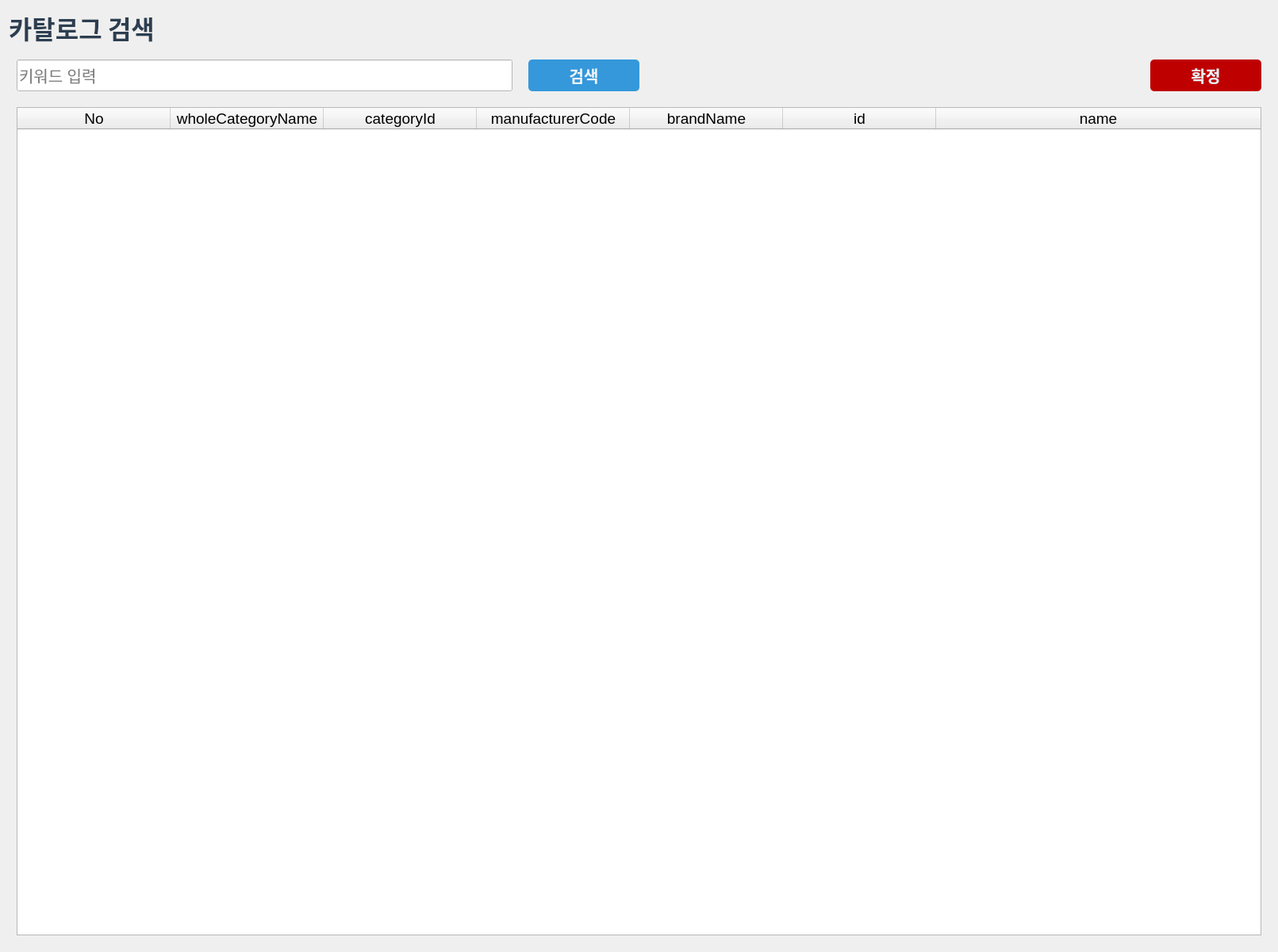
<?xml version="1.0" encoding="UTF-8"?>
<ui version="4.0">
 <class>Dialog</class>
 <widget class="QDialog" name="Dialog">
  <property name="geometry">
   <rect>
    <x>0</x>
    <y>0</y>
    <width>1611</width>
    <height>1200</height>
   </rect>
  </property>
  <property name="windowTitle">
   <string>Dialog</string>
  </property>
  <layout class="QVBoxLayout" name="verticalLayout_2">
   <item>
    <widget class="QLabel" name="label_Title">
     <property name="font">
      <font>
       <family>맑은 고딕</family>
       <pointsize>24</pointsize>
       <weight>75</weight>
       <bold>true</bold>
      </font>
     </property>
     <property name="styleSheet">
      <string notr="true">background-color: rgba(255, 255, 255, 0);
color: rgb(44, 62, 80);</string>
     </property>
     <property name="text">
      <string>카탈로그 검색</string>
     </property>
    </widget>
   </item>
   <item>
    <layout class="QVBoxLayout" name="verticalLayout">
     <property name="spacing">
      <number>20</number>
     </property>
     <property name="leftMargin">
      <number>10</number>
     </property>
     <property name="topMargin">
      <number>10</number>
     </property>
     <property name="rightMargin">
      <number>10</number>
     </property>
     <property name="bottomMargin">
      <number>10</number>
     </property>
     <item>
      <layout class="QHBoxLayout" name="horizontalLayout">
       <property name="spacing">
        <number>20</number>
       </property>
       <item>
        <widget class="QLineEdit" name="lineEdit_keyword">
         <property name="minimumSize">
          <size>
           <width>0</width>
           <height>40</height>
          </size>
         </property>
         <property name="font">
          <font>
           <pointsize>15</pointsize>
          </font>
         </property>
         <property name="styleSheet">
          <string notr="true">background-color: rgb(255, 255, 255);</string>
         </property>
         <property name="placeholderText">
          <string>키워드 입력</string>
         </property>
        </widget>
       </item>
       <item>
        <widget class="QPushButton" name="btn_search">
         <property name="sizePolicy">
          <sizepolicy hsizetype="Fixed" vsizetype="Fixed">
           <horstretch>0</horstretch>
           <verstretch>0</verstretch>
          </sizepolicy>
         </property>
         <property name="minimumSize">
          <size>
           <width>140</width>
           <height>40</height>
          </size>
         </property>
         <property name="font">
          <font>
           <family>맑은 고딕</family>
           <pointsize>15</pointsize>
           <weight>75</weight>
           <bold>true</bold>
          </font>
         </property>
         <property name="styleSheet">
          <string notr="true">background-color: rgb(52, 152, 219);
color: rgb(235, 244, 250);
border-radius: 5px; 
padding: 2px;</string>
         </property>
         <property name="text">
          <string>검색</string>
         </property>
         <property name="iconSize">
          <size>
           <width>16</width>
           <height>16</height>
          </size>
         </property>
        </widget>
       </item>
       <item>
        <spacer name="horizontalSpacer">
         <property name="orientation">
          <enum>Qt::Horizontal</enum>
         </property>
         <property name="sizeHint" stdset="0">
          <size>
           <width>13</width>
           <height>15</height>
          </size>
         </property>
        </spacer>
       </item>
       <item>
        <widget class="QPushButton" name="btn_search_2">
         <property name="sizePolicy">
          <sizepolicy hsizetype="Fixed" vsizetype="Fixed">
           <horstretch>0</horstretch>
           <verstretch>0</verstretch>
          </sizepolicy>
         </property>
         <property name="minimumSize">
          <size>
           <width>140</width>
           <height>40</height>
          </size>
         </property>
         <property name="font">
          <font>
           <family>맑은 고딕</family>
           <pointsize>15</pointsize>
           <weight>75</weight>
           <bold>true</bold>
          </font>
         </property>
         <property name="styleSheet">
          <string notr="true">background-color:rgb(191, 0, 0);
color: rgb(235, 244, 250);
border-radius: 5px; 
padding: 2px;</string>
         </property>
         <property name="text">
          <string>확정</string>
         </property>
         <property name="iconSize">
          <size>
           <width>16</width>
           <height>16</height>
          </size>
         </property>
        </widget>
       </item>
      </layout>
     </item>
     <item>
      <widget class="QTableWidget" name="tableWidget">
       <property name="font">
        <font>
         <pointsize>14</pointsize>
        </font>
       </property>
       <property name="sizeAdjustPolicy">
        <enum>QAbstractScrollArea::AdjustToContents</enum>
       </property>
       <property name="autoScrollMargin">
        <number>16</number>
       </property>
       <property name="dragEnabled">
        <bool>false</bool>
       </property>
       <property name="gridStyle">
        <enum>Qt::SolidLine</enum>
       </property>
       <property name="sortingEnabled">
        <bool>true</bool>
       </property>
       <attribute name="horizontalHeaderVisible">
        <bool>true</bool>
       </attribute>
       <attribute name="horizontalHeaderCascadingSectionResizes">
        <bool>true</bool>
       </attribute>
       <attribute name="horizontalHeaderMinimumSectionSize">
        <number>52</number>
       </attribute>
       <attribute name="horizontalHeaderDefaultSectionSize">
        <number>193</number>
       </attribute>
       <attribute name="horizontalHeaderShowSortIndicator" stdset="0">
        <bool>true</bool>
       </attribute>
       <attribute name="horizontalHeaderStretchLastSection">
        <bool>true</bool>
       </attribute>
       <attribute name="verticalHeaderCascadingSectionResizes">
        <bool>false</bool>
       </attribute>
       <attribute name="verticalHeaderMinimumSectionSize">
        <number>33</number>
       </attribute>
       <attribute name="verticalHeaderDefaultSectionSize">
        <number>33</number>
       </attribute>
       <attribute name="verticalHeaderShowSortIndicator" stdset="0">
        <bool>false</bool>
       </attribute>
       <attribute name="verticalHeaderStretchLastSection">
        <bool>false</bool>
       </attribute>
       <column>
        <property name="text">
         <string>No</string>
        </property>
       </column>
       <column>
        <property name="text">
         <string comment="카테고리명" extracomment="카테고리명">wholeCategoryName</string>
        </property>
       </column>
       <column>
        <property name="text">
         <string>categoryId</string>
        </property>
       </column>
       <column>
        <property name="text">
         <string>manufacturerCode</string>
        </property>
       </column>
       <column>
        <property name="text">
         <string>brandName</string>
        </property>
       </column>
       <column>
        <property name="text">
         <string>id</string>
        </property>
       </column>
       <column>
        <property name="text">
         <string>name</string>
        </property>
       </column>
      </widget>
     </item>
    </layout>
   </item>
  </layout>
 </widget>
 <resources/>
 <connections/>
</ui>
